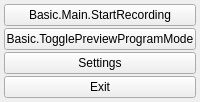
  <widget class="OBSDock" name="controlsDock">
   <property name="features">
    <set>QDockWidget::DockWidgetClosable|QDockWidget::DockWidgetMovable|QDockWidget::DockWidgetFloatable</set>
   </property>
   <property name="windowTitle">
    <string>Basic.Main.Controls</string>
   </property>
   <attribute name="dockWidgetArea">
    <number>8</number>
   </attribute>
   <widget class="QWidget" name="controlsDockContents">
    <layout class="QVBoxLayout" name="buttonsVLayout">
     <property name="spacing">
      <number>2</number>
     </property>
     <property name="leftMargin">
      <number>4</number>
     </property>
     <property name="topMargin">
      <number>4</number>
     </property>
     <property name="rightMargin">
      <number>4</number>
     </property>
     <property name="bottomMargin">
      <number>4</number>
     </property>
     <!-- <item>
      <layout class="QHBoxLayout" name="horizontalLayout_7">
       <item>
        <widget class="QPushButton" name="streamButton">
         <property name="enabled">
          <bool>true</bool>
         </property>
         <property name="sizePolicy">
          <sizepolicy hsizetype="Ignored" vsizetype="Fixed">
           <horstretch>0</horstretch>
           <verstretch>0</verstretch>
          </sizepolicy>
         </property>
         <property name="minimumSize">
          <size>
           <width>150</width>
           <height>0</height>
          </size>
         </property>
         <property name="text">
          <string>Basic.Main.StartStreaming</string>
         </property>
         <property name="checkable">
          <bool>true</bool>
         </property>
        </widget>
       </item>
       <item>
        <widget class="QPushButton" name="broadcastButton">
         <property name="enabled">
          <bool>true</bool>
         </property>
         <property name="sizePolicy">
          <sizepolicy hsizetype="Ignored" vsizetype="Fixed">
           <horstretch>0</horstretch>
           <verstretch>0</verstretch>
          </sizepolicy>
         </property>
         <property name="minimumSize">
          <size>
           <width>150</width>
           <height>0</height>
          </size>
         </property>
         <property name="text">
          <string>Basic.Main.StartBroadcast</string>
         </property>
         <property name="checkable">
          <bool>true</bool>
         </property>
        </widget>
       </item>
      </layout>
     </item> -->
     <item>
      <layout class="QHBoxLayout" name="recordingLayout">
       <property name="spacing">
        <number>2</number>
       </property>
       <property name="leftMargin">
        <number>0</number>
       </property>
       <property name="topMargin">
        <number>0</number>
       </property>
       <property name="rightMargin">
        <number>0</number>
       </property>
       <property name="bottomMargin">
        <number>0</number>
       </property>
       <item>
        <widget class="RecordButton" name="recordButton">
         <property name="enabled">
          <bool>true</bool>
         </property>
         <property name="sizePolicy">
          <sizepolicy hsizetype="Ignored" vsizetype="Fixed">
           <horstretch>0</horstretch>
           <verstretch>0</verstretch>
          </sizepolicy>
         </property>
         <property name="minimumSize">
          <size>
           <width>0</width>
           <height>0</height>
          </size>
         </property>
         <property name="text">
          <string>Basic.Main.StartRecording</string>
         </property>
         <property name="checkable">
          <bool>true</bool>
         </property>
        </widget>
       </item>
      </layout>
     </item>
     <item>
      <widget class="QPushButton" name="modeSwitch">
       <property name="sizePolicy">
        <sizepolicy hsizetype="Ignored" vsizetype="Fixed">
         <horstretch>0</horstretch>
         <verstretch>0</verstretch>
        </sizepolicy>
       </property>
       <property name="minimumSize">
        <size>
         <width>150</width>
         <height>0</height>
        </size>
       </property>
       <property name="text">
        <string>Basic.TogglePreviewProgramMode</string>
       </property>
       <property name="checkable">
        <bool>true</bool>
       </property>
      </widget>
     </item>
     <item>
      <widget class="QPushButton" name="settingsButton">
       <property name="sizePolicy">
        <sizepolicy hsizetype="Ignored" vsizetype="Fixed">
         <horstretch>0</horstretch>
         <verstretch>0</verstretch>
        </sizepolicy>
       </property>
       <property name="minimumSize">
        <size>
         <width>150</width>
         <height>0</height>
        </size>
       </property>
       <property name="text">
        <string>Settings</string>
       </property>
      </widget>
     </item>
     <item>
      <widget class="QPushButton" name="exitButton">
       <property name="sizePolicy">
        <sizepolicy hsizetype="Ignored" vsizetype="Fixed">
         <horstretch>0</horstretch>
         <verstretch>0</verstretch>
        </sizepolicy>
       </property>
       <property name="minimumSize">
        <size>
         <width>150</width>
         <height>0</height>
        </size>
       </property>
       <property name="text">
        <string>Exit</string>
       </property>
      </widget>
     </item>
     <item>
      <spacer name="expVSpacer">
       <property name="orientation">
        <enum>Qt::Vertical</enum>
       </property>
       <property name="sizeHint" stdset="0">
        <size>
         <width>0</width>
         <height>0</height>
        </size>
       </property>
      </spacer>
     </item>
    </layout>
   </widget>
  </widget>
